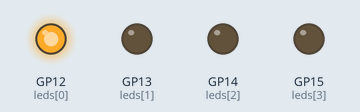
The program below on a simulated Raspberry Pi Pico running MicroPython. Parts: output pins drawn as LEDs (lit = HIGH).

Above: at 0.1 s.
At 0.7 s:
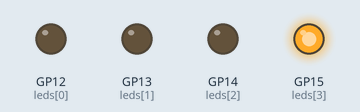
At 1.3 s:
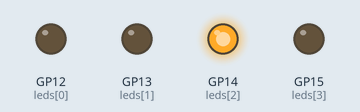
At 2.7 s:
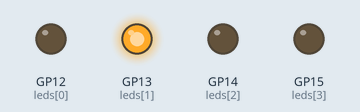
Timing chart, 0 to 3.0 s (numbered marks = the images above):
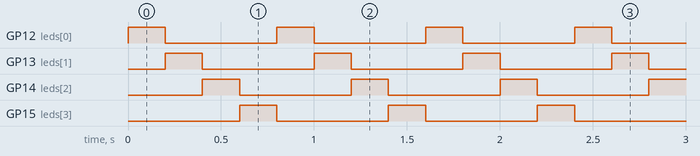

The program:

running.py
```python
from machine import Pin
from time import sleep

leds = [
    Pin(12, Pin.OUT),
    Pin(13, Pin.OUT),
    Pin(14, Pin.OUT),
    Pin(15, Pin.OUT)
]

while True:
    for led in leds:
        led.on()
        sleep(0.2)
        led.off()
```

Measured:
- by itself, GP12 (leds[0]), GP13 (leds[1]), GP14 (leds[2]), GP15 (leds[3]): alternates HIGH for 0.20 s and LOW for 0.60 s
- by itself, everything shown: repeats every 0.80 s, in 4 steps
